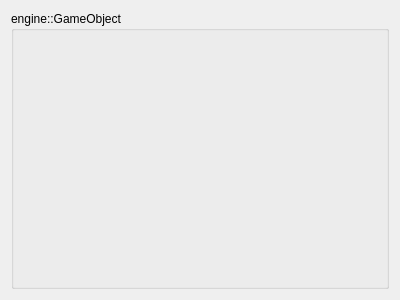
<?xml version="1.0" encoding="UTF-8"?>
<ui version="4.0">
 <class>GameObjectPropertyWidget</class>
 <widget class="QWidget" name="GameObjectPropertyWidget">
  <property name="geometry">
   <rect>
    <x>0</x>
    <y>0</y>
    <width>400</width>
    <height>300</height>
   </rect>
  </property>
  <property name="windowTitle">
   <string>Form</string>
  </property>
  <layout class="QHBoxLayout" name="horizontalLayout">
   <item>
    <widget class="QGroupBox" name="name_gb">
     <property name="title">
      <string>engine::GameObject</string>
     </property>
    </widget>
   </item>
  </layout>
 </widget>
 <resources/>
 <connections/>
</ui>
